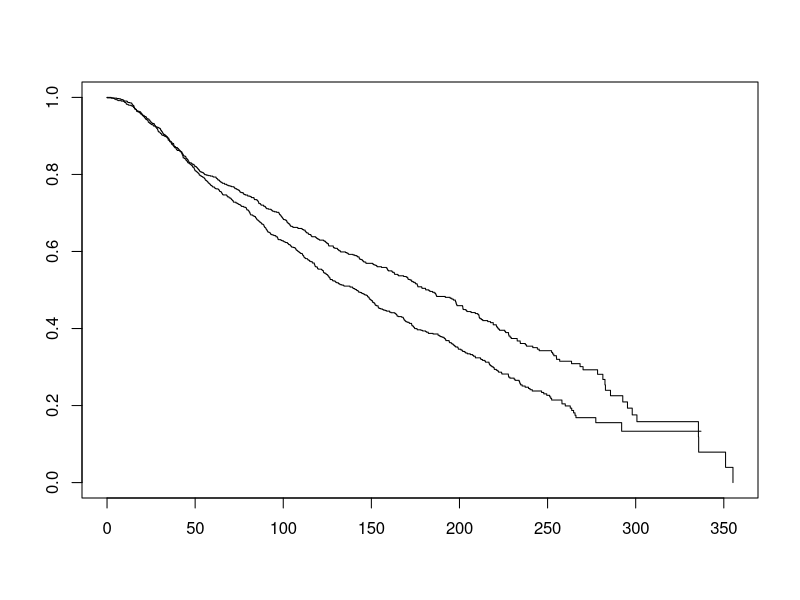
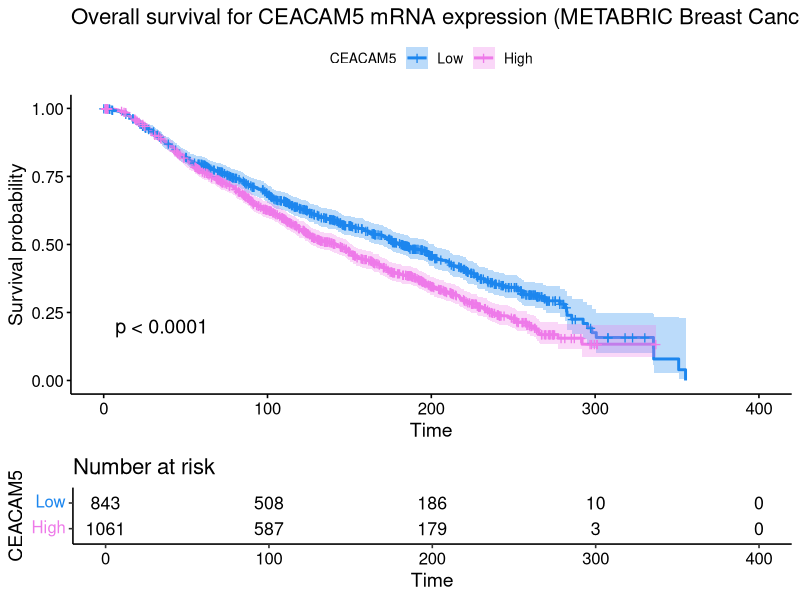
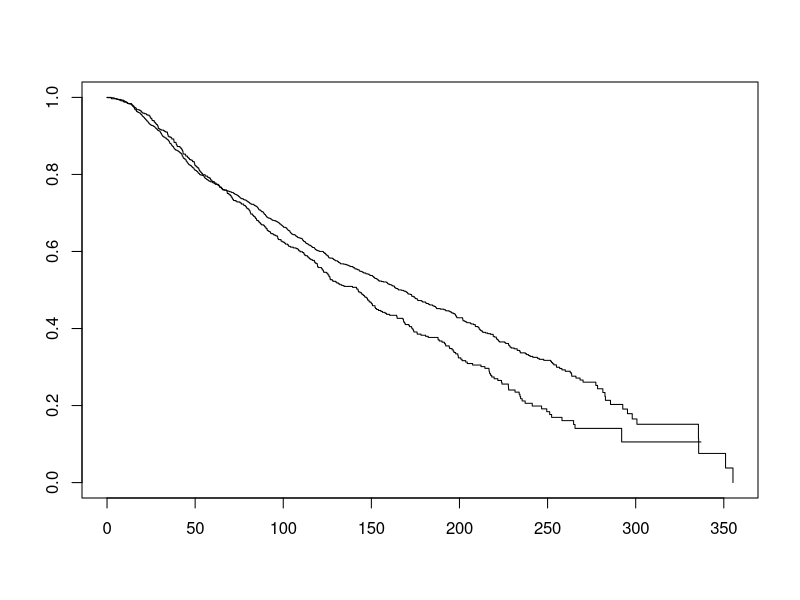
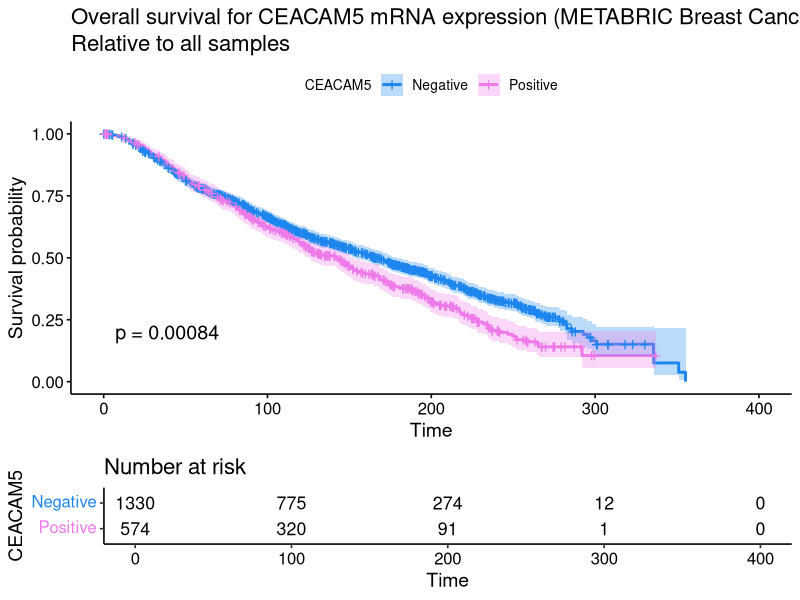

R code for these plots, in order:
# Load libraries
library(survival)
library(survminer)
library(plyr)
library(tibble)
library(forcats)

# Pull data from cbioportal
CEACAM5_AMP <- read.delim(file = "CEACAM5/ceacam5_alterations_across_samples.tsv")# 0=living 1=deceased
#CEACAM5_mRNA_rel <- read.delim(file = "CEACAM5/ceacam5_mRNA expression z-Scores relative to all samples (log microarray).txt")# 0=living 1=deceased
CEACAM5_META_METABRIC <- read.delim(file = "brca_metabric_clinical_data.tsv")# 0=living 1=deceased
CEACAM5_MICROARRAY_METABRIC <- read.delim(file = "CEACAM5/ceacam5_mRNA expression (microarray).txt")
# Merge data
names(CEACAM5_MICROARRAY_METABRIC)[names(CEACAM5_MICROARRAY_METABRIC)=="SAMPLE_ID"] <- "Sample.ID"
colnames(CEACAM5_MICROARRAY_METABRIC)
colnames(CEACAM5_AMP)

names(CEACAM5_MICROARRAY_METABRIC)[names(CEACAM5_MICROARRAY_METABRIC)=="STUDY_ID"] <- "Study.ID"
MERGE_CEACAM5 <- merge(CEACAM5_AMP, CEACAM5_MICROARRAY_METABRIC, by = "Sample.ID")
colnames(MERGE_CEACAM5)
colnames(CEACAM5_META_METABRIC)
MERGE_CEACAM5_2 <- merge(MERGE_CEACAM5, CEACAM5_META_METABRIC, by = "Patient.ID")
colnames(MERGE_CEACAM5_2)
head(MERGE_CEACAM5_2)
MERGE_CEACAM5_2$Overall.Survival.Status <- gsub(":.*","", MERGE_CEACAM5_2$Overall.Survival.Status) # remove everything after :
# Subset merged data
colnames(MERGE_CEACAM5_2)
head(MERGE_CEACAM5_2)
subset_ceacam5 <- MERGE_CEACAM5_2[c(1,4,13,38:39)] # ceacam5.y is expression
colnames(subset_ceacam5)

# Change sructure
str(subset_ceacam5)
subset_ceacam5$Overall.Survival.Status <- as.numeric(as.character(subset_ceacam5$Overall.Survival.Status))
str(subset_ceacam5)
subset_ceacam5$Altered <- as.factor(as.integer(subset_ceacam5$Altered))


colnames(subset_ceacam5)
# Add col classifying AKR1C3 exp as +/-
subset_ceacam5$CEACAM5.y_HL <- ifelse(subset_ceacam5$CEACAM5.y <= 5.55, 'Low',
                           ifelse(subset_ceacam5$CEACAM5.y >=5.55 & subset_ceacam5$CEACAM5.y <=13, 'up',
                                  ifelse(subset_ceacam5$CEACAM5.y >=13, 'High', 'something else')
                           ))
# Change sructure of new col
str(subset_ceacam5)
subset_ceacam5$CEACAM5.y_HL <- as.factor(as.character(subset_ceacam5$CEACAM5.y_HL))
str(subset_ceacam5)
coxph(formula = Surv(Overall.Survival..Months., Overall.Survival.Status) ~ CEACAM5.y_HL, data = subset_ceacam5)

#ceacam5_plot_alt<-coxph(formula = Surv(Overall.Survival..Months., Overall.Survival.Status) ~ Altered, data = subset_ceacam5)
#colnames(subset)

## plot ----
sfit <- survfit(Surv(Overall.Survival..Months., Overall.Survival.Status)~CEACAM5.y_HL, data=subset_ceacam5)
plot(sfit)
ggsurvplot(sfit, conf.int=TRUE, pval=TRUE, risk.table=TRUE, 
           legend.labs=c("Low", "High"), legend.title="CEACAM5",  
           palette=c("dodgerblue2", "orchid2"), 
           title="Overall survival for CEACAM5 mRNA expression (METABRIC Breast Cancer)", 
           #risk.table.height=.15,
           data = subset_ceacam5)

## ^^^^^^^^^^^^^^^^^^^^^^^^^^^^^^^^^     mRNA exression relative to all samples      ^^^^^^^^^^^^^^^^^^^^^^^^^^


# Pull data from cbioportal
CEACAM5_AMP <- read.delim(file = "CEACAM5/ceacam5_alterations_across_samples.tsv")# 0=living 1=deceased
CEACAM5_mRNA_rel <- read.delim(file = "CEACAM5/ceacam5_mRNA expression z-Scores relative to all samples (log microarray).txt")# 0=living 1=deceased
CEACAM5_META_METABRIC <- read.delim(file = "brca_metabric_clinical_data.tsv")# 0=living 1=deceased
#CEACAM5_MICROARRAY_METABRIC <- read.delim(file = "CEACAM5/ceacam5_mRNA expression (microarray).txt")
# Merge data
names(CEACAM5_mRNA_rel)[names(CEACAM5_mRNA_rel)=="SAMPLE_ID"] <- "Sample.ID"
colnames(CEACAM5_mRNA_rel)
colnames(CEACAM5_AMP)

names(CEACAM5_mRNA_rel)[names(CEACAM5_mRNA_rel)=="STUDY_ID"] <- "Study.ID"
MERGE_CEACAM5 <- merge(CEACAM5_AMP, CEACAM5_mRNA_rel, by = "Sample.ID")
colnames(MERGE_CEACAM5)
colnames(CEACAM5_META_METABRIC)
MERGE_CEACAM5_2 <- merge(MERGE_CEACAM5, CEACAM5_META_METABRIC, by = "Patient.ID")
colnames(MERGE_CEACAM5_2)
head(MERGE_CEACAM5_2)
MERGE_CEACAM5_2$Overall.Survival.Status <- gsub(":.*","", MERGE_CEACAM5_2$Overall.Survival.Status) # remove everything after :
# Subset merged data
colnames(MERGE_CEACAM5_2)
head(MERGE_CEACAM5_2)
subset_ceacam5 <- MERGE_CEACAM5_2[c(1,4,13,38:39)] # ceacam5.y is expression
colnames(subset_ceacam5)

# Change sructure
str(subset_ceacam5)
subset_ceacam5$Overall.Survival.Status <- as.numeric(as.character(subset_ceacam5$Overall.Survival.Status))
str(subset_ceacam5)
subset_ceacam5$Altered <- as.factor(as.integer(subset_ceacam5$Altered))


colnames(subset_ceacam5)
# Add col classifying AKR1C3 exp as +/-
subset_ceacam5$CEACAM5.y_HL <- ifelse(subset_ceacam5$CEACAM5.y <= 0, 'Negative',
                                      ifelse(subset_ceacam5$CEACAM5.y >=0 & subset_ceacam5$CEACAM5.y <=13, 'Positive',
                                             ifelse(subset_ceacam5$CEACAM5.y >=13, 'High', 'something else')
                                      ))
# Change sructure of new col
str(subset_ceacam5)
subset_ceacam5$CEACAM5.y_HL <- as.factor(as.character(subset_ceacam5$CEACAM5.y_HL))
str(subset_ceacam5)
coxph(formula = Surv(Overall.Survival..Months., Overall.Survival.Status) ~ CEACAM5.y_HL, data = subset_ceacam5)

#ceacam5_plot_alt<-coxph(formula = Surv(Overall.Survival..Months., Overall.Survival.Status) ~ Altered, data = subset_ceacam5)
#colnames(subset)

## plot ----
sfit <- survfit(Surv(Overall.Survival..Months., Overall.Survival.Status)~CEACAM5.y_HL, data=subset_ceacam5)
plot(sfit)
ggsurvplot(sfit, conf.int=TRUE, pval=TRUE, risk.table=TRUE, 
           legend.labs=c("Negative", "Positive"), legend.title="CEACAM5",  
           palette=c("dodgerblue2", "orchid2"), 
           title="Overall survival for CEACAM5 mRNA expression (METABRIC Breast Cancer)\nRelative to all samples", 
           #risk.table.height=.15,
           data = subset_ceacam5)
